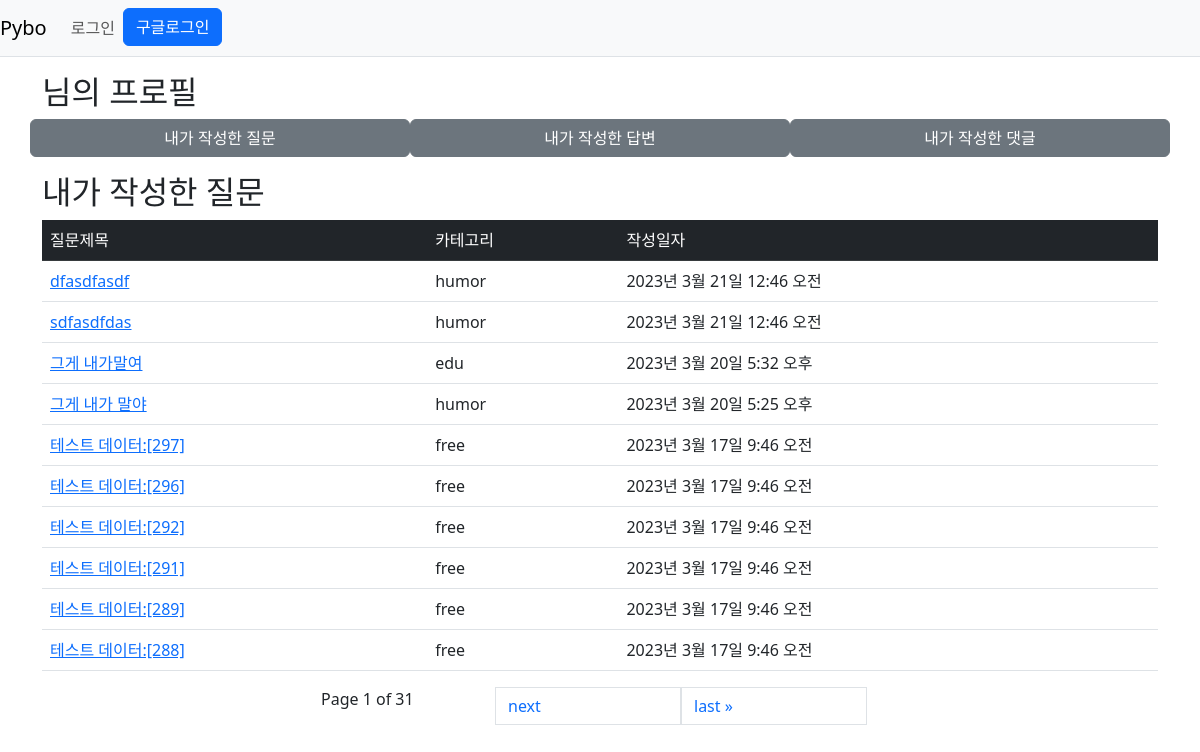
The app's page /pybo/profile/question/1 with its own data.
### pybo/models.py (models this page shows, shortened)
class Question(models.Model):
    subject = models.CharField(max_length=200)
    content = models.TextField()
    create_date = models.DateTimeField()
    author = models.ForeignKey(User, on_delete=models.CASCADE
                               , related_name='author_question')
    modify_date = models.DateTimeField(null=True, blank=True)
    category = models.CharField(max_length=20)
    voter = models.ManyToManyField(User, related_name='voter_question')

### pybo/views/profile_views.py (the view)
# urls.py: path('profile/question/<int:user_id>',profile_views.QuestionListView.as_view(),name='question_view'),
class QuestionListView(ListView):
    model = Question
    template_name = 'pybo/question_profile.html'
    context_object_name = 'questions'
    paginate_by = 10
    def get_queryset(self):
        self.user = get_object_or_404(User, pk=self.kwargs['user_id'])
        return Question.objects.filter(author=self.user).order_by('-create_date')

### templates/pybo/question_profile.html (shortened to what this page needs)
{% extends 'base_profile.html' %}
{% block list %}
    <div class="my-3">
        <h2>내가 작성한 질문</h2>
        <table class="table">
            <tr class="table-dark">
                <td>질문제목</td>
                <td>카테고리</td>
                <td>작성일자</td>
            </tr>
        {% if questions %}
            {% for question in questions %}
            <tr>
                <td><a href="{% url 'pybo:detail' question.id %}">{{ question.subject }}</a></td>
                <td>{{ question.category }}</td>
                <td>{{ question.create_date }}</td>
            </tr>
            {% endfor %}
            </table>
<div class="pagination row">
    <span class="step-links row justify-content-center">
        <span class="current-page col-2 center-align">
            Page {{ page_obj.number }} of {{ page_obj.paginator.num_pages }}
        </span>
        {% if page_obj.has_next %}
            <a href="?page={{ page_obj.next_page_number }}" class="page-link col-2">next</a>
            <a href="?page={{ page_obj.paginator.num_pages }}" class="page-link col-2">last &raquo;</a>
        {% endif %}
    </span>
  </div>
            {% else %}
        <h2>이곳은 조용하네요...</h2>
        {% endif %}
    </div>
{% endblock %}

### records on screen
Question: subject "dfasdfasdf", category "humor", create_date "2023년 3월 21일 12:46 오전"
Question: subject "sdfasdfdas", category "humor", create_date "2023년 3월 21일 12:46 오전"
Question: subject "그게 내가말여", category "edu", create_date "2023년 3월 20일 5:32 오후"
Question: subject "그게 내가 말야", category "humor", create_date "2023년 3월 20일 5:25 오후"
Question: subject "테스트 데이터:[297]", category "free", create_date "2023년 3월 17일 9:46 오전"
Question: subject "테스트 데이터:[296]", category "free", create_date "2023년 3월 17일 9:46 오전"
Question: subject "테스트 데이터:[292]", category "free", create_date "2023년 3월 17일 9:46 오전"
Question: subject "테스트 데이터:[291]", category "free", create_date "2023년 3월 17일 9:46 오전"
Question: subject "테스트 데이터:[289]", category "free", create_date "2023년 3월 17일 9:46 오전"
Question: subject "테스트 데이터:[288]", category "free", create_date "2023년 3월 17일 9:46 오전"

### other values on screen
{{ page_obj.number }} "1"
{{ page_obj.paginator.num_pages }} "31"
